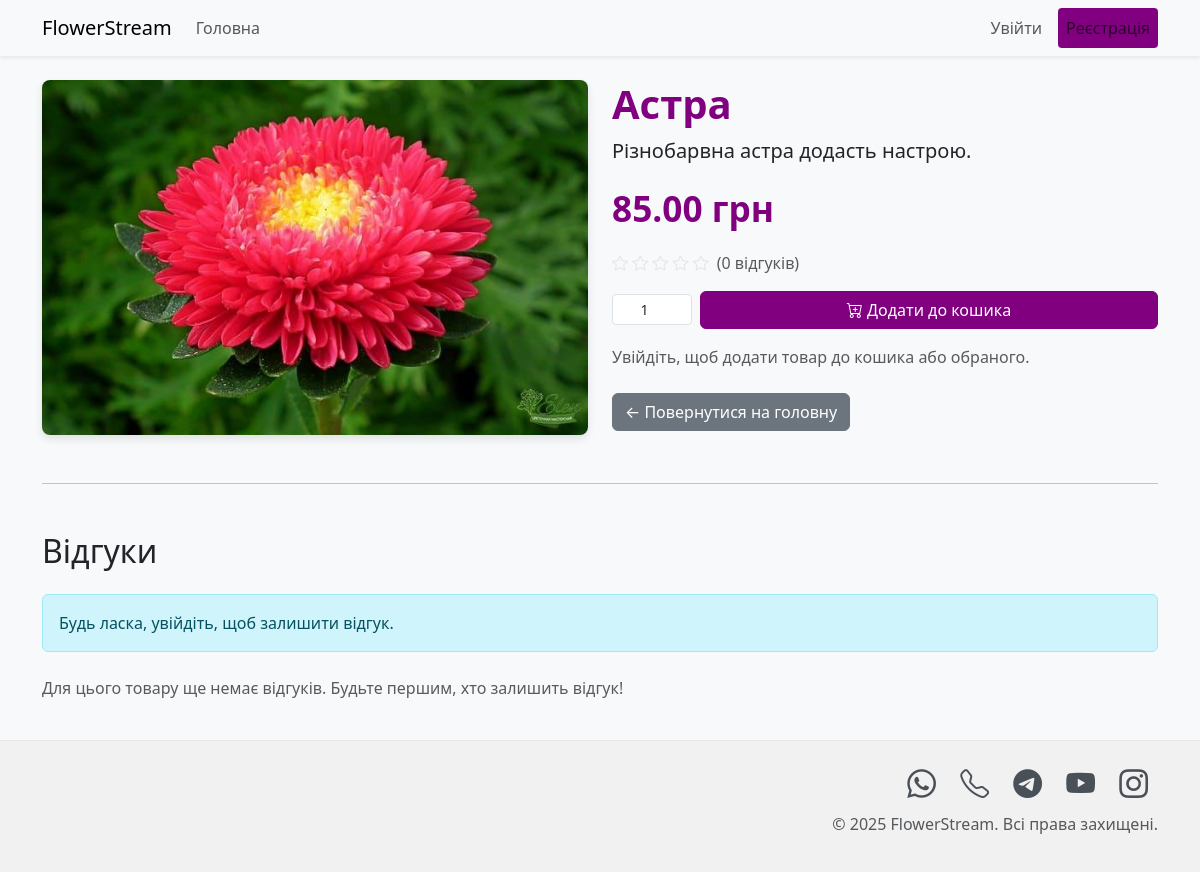
Page /product/6 on the committed database.
### tables this page shows
CREATE TABLE products (
            id INTEGER PRIMARY KEY AUTOINCREMENT,
            name TEXT NOT NULL,
            description TEXT,
            price REAL NOT NULL,
            image_url TEXT,
            stock INTEGER NOT NULL DEFAULT 100 -- New stock column
        );

### app.py (the view)
@app.route('/product/<int:product_id>')
def product_detail(product_id):
    user_logged_in = session.get('user_id') is not None
    flower = get_flower_by_id(product_id)
    if not flower:
        flash('Товар не знайдено.', 'danger')
        return redirect(url_for('home'))
    reviews = get_reviews_for_product(product_id)
    average_rating = get_average_rating_for_product(product_id)
    user_has_reviewed = False
    if user_logged_in:
        db = get_db_connection()
        cursor = db.execute("SELECT COUNT(*) FROM reviews WHERE user_id = ? AND product_id = ?",
                           (session.get('user_id'), product_id))
        if cursor.fetchone()[0] > 0:
            user_has_reviewed = True
    cart_count = sum(item['quantity'] for item in session.get('cart', [])) if user_logged_in else 0
    favorites = session.get('favorites', []) if user_logged_in else []
    return render_template('product_detail.html',
                           flower=flower,
                           reviews=reviews,
                           average_rating=average_rating,
                           user_logged_in=user_logged_in,
                           cart_count=cart_count,
                           favorites=favorites,
                           user_has_reviewed=user_has_reviewed)

### app.py (called while the page is built)
def get_flower_by_id(flower_id):
    db = get_db_connection()
    cursor = db.execute("SELECT * FROM products WHERE id = ?", (flower_id,))
    return cursor.fetchone()

def get_average_rating_for_product(product_id):
    db = get_db_connection()
    cursor = db.execute("SELECT AVG(rating) FROM reviews WHERE product_id = ?", (product_id,))
    avg_rating = cursor.fetchone()[0]
    return round(avg_rating, 2) if avg_rating else 0.0

### db.py (called while the page is built)
def get_db_connection():
    if 'db' not in g:
        database = current_app.config.get('DATABASE')
        if not database:
            raise RuntimeError("Environment variable 'DATABASE' is not set. Check your .env file.")
        conn = sqlite3.connect(database)
        conn.row_factory = sqlite3.Row
        g.db = conn
    return g.db

### templates/product_detail.html (shortened to what this page needs)
<!DOCTYPE html>
<html lang="uk">
<head>
    <link href="https://cdn.jsdelivr.net/npm/bootstrap@5.3.0/dist/css/bootstrap.min.css" rel="stylesheet">
    <link rel="stylesheet" href="https://cdn.jsdelivr.net/npm/bootstrap-icons@1.10.5/font/bootstrap-icons.css">
</head>
<body>
    <nav class="navbar navbar-expand-lg navbar-light bg-light shadow-sm">
        <div class="container">
            <a class="navbar-brand" href="{{ url_for('home') }}">FlowerStream</a>
            <div class="collapse navbar-collapse" id="navbarNav">
                <ul class="navbar-nav me-auto mb-2 mb-lg-0">
                    <li class="nav-item">
                        <a class="nav-link" href="{{ url_for('home') }}">Головна</a>
                    </li>
                </ul>
                <ul class="navbar-nav">
                    {% if user_logged_in %}
                        <li class="nav-item">
                            <span class="nav-link text-dark">Привіт, {{ session.username }}!</span>
                        </li>
                        <li class="nav-item">
                            <a class="nav-link btn btn-outline-danger btn-sm" href="{{ url_for('logout') }}">Вийти</a>
                        </li>
                    {% else %}
                        <li class="nav-item">
                            <a class="nav-link btn btn-outline-primary btn-sm me-2" href="{{ url_for('login') }}">Увійти</a>
                        </li>
                        <li class="nav-item">
                            <a class="nav-link btn btn-primary btn-sm" href="{{ url_for('register') }}" style="background-color: purple;">Реєстрація</a>
                        </li>
                    {% endif %}
                </ul>
            </div>
        </div>
    </nav>
    <div class="container py-4">
        <div class="row">
            <div class="col-md-6">
                {% if flower.image_url %}
                    <img src="{{ url_for('static', filename=flower.image_url.split('static/')[-1]) }}" class="img-fluid product-image" alt="{{ flower.name }}">
                {% else %}
                    <img src="https://placehold.co/600x400/cccccc/333333?text=Немає+зображення" class="img-fluid product-image" alt="Немає зображення">
                {% endif %}
            </div>
            <div class="col-md-6 flower-details">
                <h1>{{ flower.name }}</h1>
                <p class="lead">{{ flower.description }}</p>
                <p class="price">{{ "%.2f"|format(flower.price) }} грн</p>
                <div class="d-flex align-items-center mb-3">
                    <div class="rating-stars me-2">
                        {% for i in range(1, 6) %}
                            {% if average_rating >= i %}
                                <i class="bi bi-star-fill"></i>
                            {% elif average_rating >= i - 0.5 %}
                                <i class="bi bi-star-half"></i>
                            {% else %}
                                <i class="bi bi-star"></i>
                            {% endif %}
                        {% endfor %}
                    </div>
                    <span class="text-muted">({{ reviews|length }} відгуків)</span>
                </div>
                <form action="{{ url_for('add_to_cart', flower_id=flower.id) }}" method="post" class="mb-3">
                    <div class="quantity-input-group">
                        <input type="number" name="quantity" class="form-control form-control-sm" value="1" min="1" aria-label="Кількість">
                        <button type="submit" class="btn btn-purple flex-grow-1">
                            <i class="bi bi-cart-plus"></i> Додати до кошика
                        </button>
                    </div>
                </form>
                {% if user_logged_in %}
                <form action="{{ url_for('add_to_favorites', flower_id=flower.id) }}" method="post" class="d-inline">
                    <button type="submit" class="btn btn-outline-danger">
                        <i class="bi bi-heart"></i> Додати в обране
                    </button>
                </form>
                {% else %}
                <p class="text-muted mt-3">Увійдіть, щоб додати товар до кошика або обраного.</p>
                {% endif %}
                <div class="mt-4">
                    <a href="{{ url_for('home') }}" class="btn btn-secondary">← Повернутися на головну</a>
                </div>
            </div>
        </div>
        <hr class="my-5">
        <h2 class="mb-4">Відгуки</h2>
        {% if user_logged_in and not user_has_reviewed %}
        <div class="card p-4 mb-4">
            <h4>Залишити свій відгук</h4>
            <form action="{{ url_for('add_review', product_id=flower.id) }}" method="post">
                <div class="mb-3">
                    <label class="form-label">Ваша оцінка:</label>
                    <div class="rating-form">
                        {% for i in range(5, 0, -1) %}
                        <div class="form-check form-check-inline">
                            <input class="form-check-input" type="radio" name="rating" id="rating{{ i }}" value="{{ i }}" {% if loop.first %}checked{% endif %}>
                            <label class="form-check-label" for="rating{{ i }}">{{ i }} <i class="bi bi-star-fill text-warning"></i></label>
                        </div>
                        {% endfor %}
                    </div>
                </div>
                <div class="mb-3">
                    <label for="comment" class="form-label">Коментар (необов'язково):</label>
                    <textarea class="form-control" id="comment" name="comment" rows="3" placeholder="Напишіть ваш відгук про товар..."></textarea>
                </div>
                <button type="submit" class="btn btn-purple">Відправити відгук</button>
            </form>
        </div>
        {% elif user_logged_in and user_has_reviewed %}
        <div class="alert alert-info" role="alert">
            Ви вже залишили відгук для цього товару.
        </div>
        {% else %}
        <div class="alert alert-info" role="alert">
            Будь ласка, увійдіть, щоб залишити відгук.
        </div>
        {% endif %}
        <div class="reviews-list mt-4">
            {% if reviews %}
                {% for review in reviews %}
                <div class="card p-3 mb-2 review-card">
                    <div class="review-header">
                        <p class="mb-1"><strong>{{ review.username }}</strong> <small class="text-muted">({{ review.created_at }})</small></p>
                        {% if user_logged_in and session.user_id == review.user_id and not session.is_admin %}
                            <form action="{{ url_for('delete_review', review_id=review.id) }}" method="post" onsubmit="return confirm('Ви впевнені, що хочете видалити свій відгук?');" class="delete-btn-form">
                                <button type="submit" class="btn btn-outline-danger btn-sm">Видалити</button>
                            </form>
                        {% endif %}
                    </div>
                    <div class="rating-stars">
                        {% for i in range(1, 6) %}
                            {% if review.rating >= i %}
                                <i class="bi bi-star-fill"></i>
                            {% elif review.rating >= i - 0.5 %}
                                <i class="bi bi-star-half"></i>
                            {% else %}
                                <i class="bi bi-star"></i>
                            {% endif %}
                        {% endfor %}
                    </div>
                    {% if review.comment %}
                        <p class="review-comment">{{ review.comment }}</p>
                    {% else %}
                        <p class="text-muted">Коментар відсутній.</p>
                    {% endif %}
                </div>
                {% endfor %}
            {% else %}
                <p class="text-muted">Для цього товару ще немає відгуків. Будьте першим, хто залишить відгук!</p>
            {% endif %}
        </div>
    </div>
    <footer class="footer mt-auto">
        <div class="container text-end">
            <div class="social-icons">
                <a href="https://wa.me/PHONE_NUMBER" target="_blank" title="WhatsApp"><i class="bi bi-whatsapp"></i></a>
                <a href="tel:PHONE_NUMBER" title="Телефон"><i class="bi bi-telephone"></i></a>
                <a href="https://t.me/tarassts" target="_blank" title="Telegram"><i class="bi bi-telegram"></i></a>
                <a href="https://www.youtube.com/YOUTUBE_CHANNEL" target="_blank" title="YouTube"><i class="bi bi-youtube"></i></a>
                <a href="https://www.instagram.com/INSTAGRAM_USERNAME" target="_blank" title="Instagram"><i class="bi bi-instagram"></i></a>
            </div>
            <p class="text-muted mt-2">&copy; {{ 'now' | date('%Y') }} FlowerStream. Всі права захищені.</p>
        </div>
    </footer>
</body>
</html>

### templates/product_detail.html (style rules this page uses)
body { display: flex; flex-direction: column; min-height: 100vh; background-color: #f8f9fa; }
.container.py-4 { flex: 1; }
.bi { transition: color 0.2s ease; }
.footer { background-color: #f1f1f1; padding: 20px 0; text-align: center; border-top: 1px solid #e7e7e7; }
.social-icons a { font-size: 1.8rem; margin: 0 10px; color: #495057; transition: color 0.3s ease; }
.product-image { max-width: 100%; height: auto; border-radius: 8px; box-shadow: 0 4px 8px rgba(0,0,0,0.1); }
.flower-details h1 { color: #800080; font-weight: bold; }
.flower-details .price { font-size: 2.2rem; color: #800080; font-weight: bold; margin-top: 1rem; }
.rating-stars .bi-star { color: #e4e5e9; }
.btn-purple { background-color: #800080; color: white; border-color: #800080; }
.quantity-input-group { display: flex; align-items: center; margin-bottom: 1rem; }
.quantity-input-group .form-control { max-width: 80px; text-align: center; margin-right: 0.5rem; }

### rows in the picture
products: image_url (picture), name "Астра", description "Різнобарвна астра додасть настрою.", price "85.00"

### other values in the picture
{{ reviews|length }} "0"
